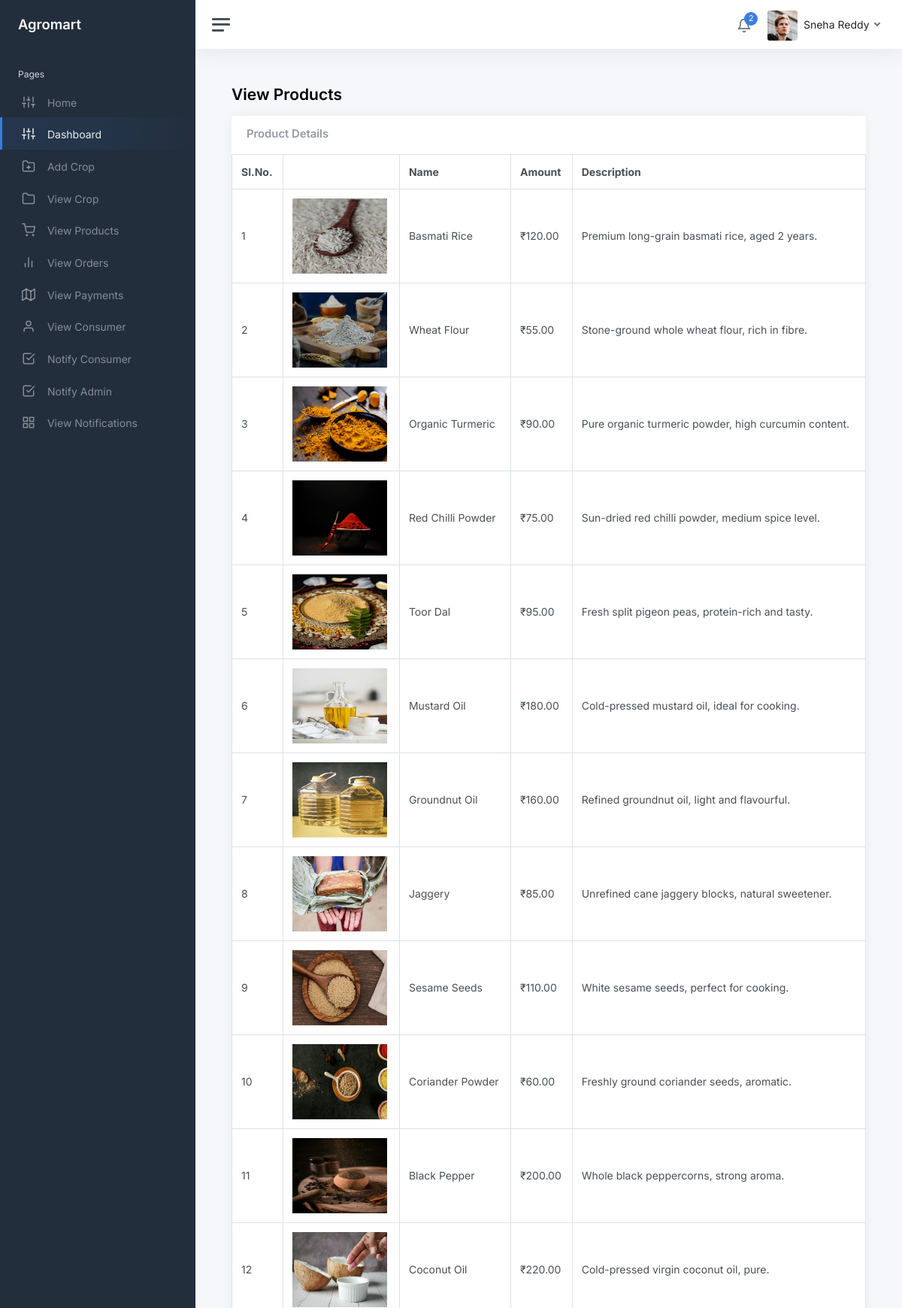
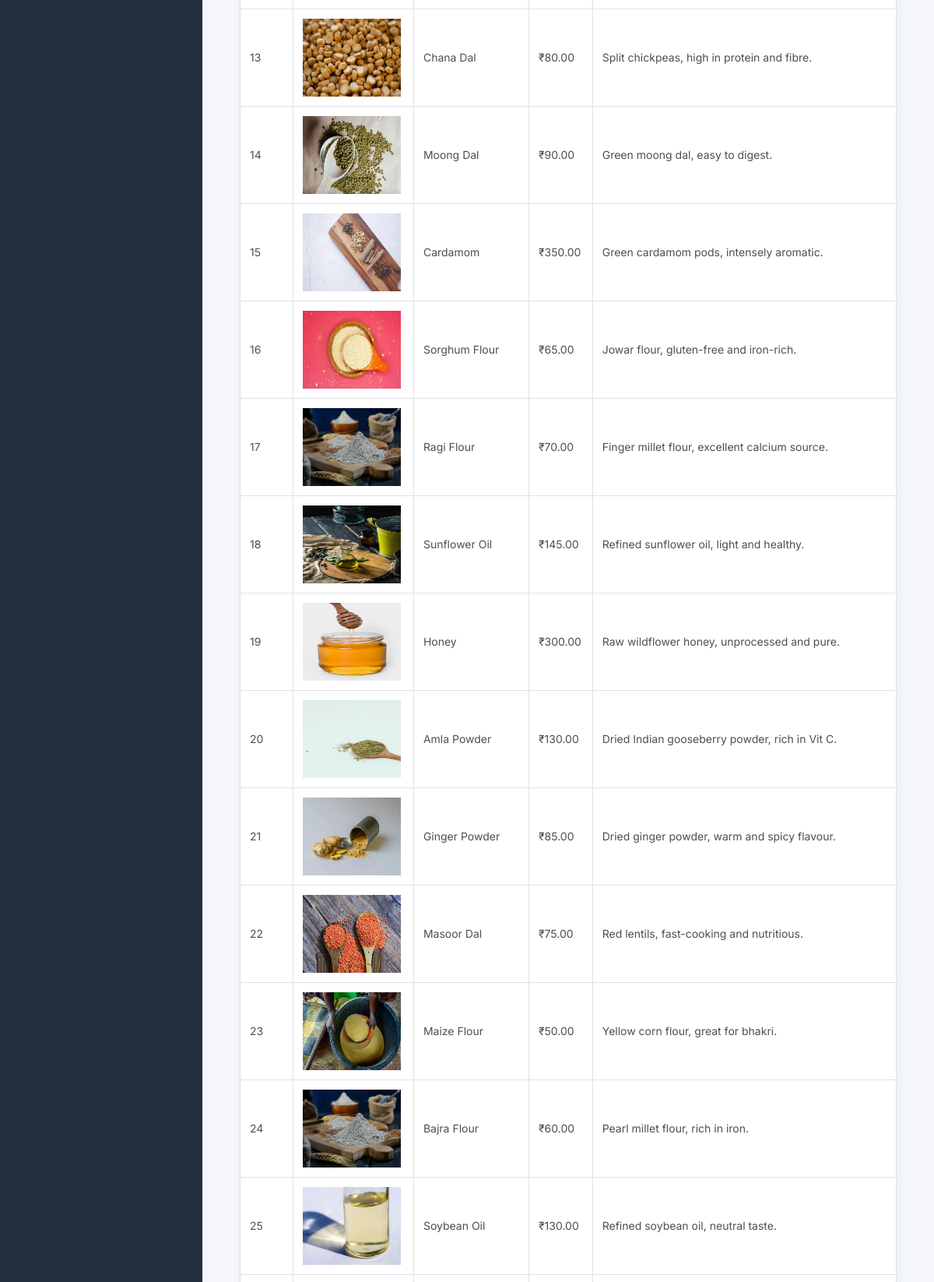
The app's page /farmer/view-product.php (signed in, upper part) with its own data (2 pictures, top to bottom).
### tables this page shows
CREATE TABLE IF NOT EXISTS `products` (
  `product_id` int NOT NULL AUTO_INCREMENT,
  `product_name` varchar(30) NOT NULL,
  `product_description` text NOT NULL,
  `product_amount` int NOT NULL,
  `consumer_id` int NOT NULL,
  `image_location` text NOT NULL,
  PRIMARY KEY (`product_id`)
);

### farmer/view-product.php (the view, shortened to what this page needs)
<?php
include './includes/connection.php';
?>
<!DOCTYPE html>
<html lang="en">
<head>
	<link href="css/app.css" rel="stylesheet">
</head>
<body>
	<div class="wrapper">
		<?php include('./includes/sidebar.php'); ?>
		<div class="main">
			<?php include('./includes/navbar.php'); ?>
			<main class="content">
				<div class="container-fluid p-0">
					<h1 class="h3 mb-3"><strong>View Products</strong></h1>
					<div class="row">
						<div class="col-12 d-flex">
							<div class="card flex-fill">
								<div class="card-header">
									<h5 class="card-title mb-0">Product Details</h5>
								</div>
								<table class="table table-bordered my-0">
									<thead>
										<tr>
											<th>Sl.No.</th>
											<th class="d-none d-xl-table-cell"></th>
											<th class="d-none d-xl-table-cell">Name</th>
											<th class="d-none d-xl-table-cell">Amount</th>
											<th class="d-none d-xl-table-cell">Description</th>
										</tr>
									</thead>
									<tbody>
										<?php
											$query=mysqli_query($con,"SELECT * from products") or die(mysqli_error($con));
											if(mysqli_num_rows($query)){
												$i=1;
												while($row=mysqli_fetch_array($query)){
										?>
										<tr>
											<td><?php echo $i; ?></td>
                                            <td><img src="<?php echo $row['image_location']; ?>" height="100"></td>
											<td class="d-none d-xl-table-cell"><?php echo $row['product_name']; ?></td>
											<td class="d-none d-xl-table-cell">&#8377;<?php echo $row['product_amount']; ?>.00</td>
											<td class="d-none d-xl-table-cell"><?php echo $row['product_description']; ?></td>
										</tr>
										<?php
												$i++;
												}
											}
										?>
									</tbody>
								</table>
							</div>
						</div>
					</div>
				</div>
			</main>
		</div>
	</div>
</body>
</html>

### records on screen
products: image_location (picture), product_name "Basmati Rice", product_amount "120", product_description "Premium long-grain basmati rice, aged 2 years."
products: image_location (picture), product_name "Wheat Flour", product_amount "55", product_description "Stone-ground whole wheat flour, rich in fibre."
products: image_location (picture), product_name "Organic Turmeric", product_amount "90", product_description "Pure organic turmeric powder, high curcumin content."
products: image_location (picture), product_name "Red Chilli Powder", product_amount "75", product_description "Sun-dried red chilli powder, medium spice level."
products: image_location (picture), product_name "Toor Dal", product_amount "95", product_description "Fresh split pigeon peas, protein-rich and tasty."
products: image_location (picture), product_name "Mustard Oil", product_amount "180", product_description "Cold-pressed mustard oil, ideal for cooking."
products: image_location (picture), product_name "Groundnut Oil", product_amount "160", product_description "Refined groundnut oil, light and flavourful."
products: image_location (picture), product_name "Jaggery", product_amount "85", product_description "Unrefined cane jaggery blocks, natural sweetener."
products: image_location (picture), product_name "Sesame Seeds", product_amount "110", product_description "White sesame seeds, perfect for cooking."
products: image_location (picture), product_name "Coriander Powder", product_amount "60", product_description "Freshly ground coriander seeds, aromatic."
products: image_location (picture), product_name "Black Pepper", product_amount "200", product_description "Whole black peppercorns, strong aroma."
products: image_location (picture), product_name "Coconut Oil", product_amount "220", product_description "Cold-pressed virgin coconut oil, pure."
products: image_location (picture), product_name "Chana Dal", product_amount "80", product_description "Split chickpeas, high in protein and fibre."
products: image_location (picture), product_name "Moong Dal", product_amount "90", product_description "Green moong dal, easy to digest."
products: image_location (picture), product_name "Cardamom", product_amount "350", product_description "Green cardamom pods, intensely aromatic."
products: image_location (picture), product_name "Sorghum Flour", product_amount "65", product_description "Jowar flour, gluten-free and iron-rich."
products: image_location (picture), product_name "Ragi Flour", product_amount "70", product_description "Finger millet flour, excellent calcium source."
products: image_location (picture), product_name "Sunflower Oil", product_amount "145", product_description "Refined sunflower oil, light and healthy."
products: image_location (picture), product_name "Honey", product_amount "300", product_description "Raw wildflower honey, unprocessed and pure."
products: image_location (picture), product_name "Amla Powder", product_amount "130", product_description "Dried Indian gooseberry powder, rich in Vit C."
products: image_location (picture), product_name "Ginger Powder", product_amount "85", product_description "Dried ginger powder, warm and spicy flavour."
products: image_location (picture), product_name "Masoor Dal", product_amount "75", product_description "Red lentils, fast-cooking and nutritious."
products: image_location (picture), product_name "Maize Flour", product_amount "50", product_description "Yellow corn flour, great for bhakri."
products: image_location (picture), product_name "Bajra Flour", product_amount "60", product_description "Pearl millet flour, rich in iron."
products: image_location (picture), product_name "Soybean Oil", product_amount "130", product_description "Refined soybean oil, neutral taste."

### other values on screen
$Count "2"
$Name "Sneha Reddy"
